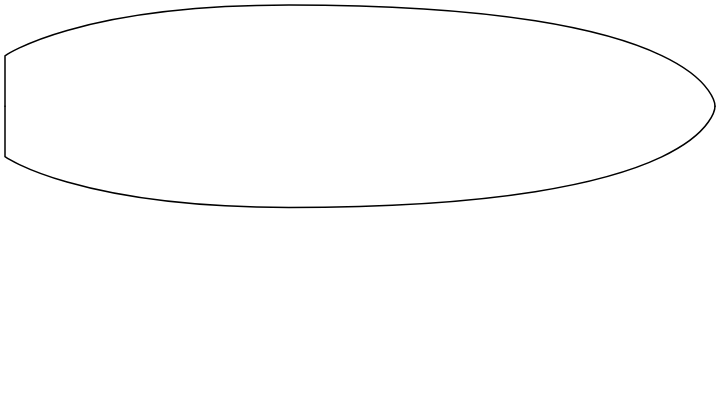
Frame 1 (no input)
Frame 60 (no input): identical to frame 1, image omitted
Frame 120 (the mouse pressed at the canvas centre since frame 60): identical to frame 1, image omitted

The p5.js sketch that drew this single still picture (run headless with seeded random() and noise() and a simulated clock; from frame 60 on, the mouse is pressed at the canvas centre):

// p5.js sketch
// ── sketch.js
canvasWidth = 720.0;
canvasHeight = 400.0;

length = 70.0; // 5'10"
thickness = 2.75;

scalar = (canvasWidth - 10) / length;


// controls
var widthSlider,
    tailWidthSlider;

function setup() {
  createCanvas(canvasWidth, canvasHeight);
  
  stroke(0);
  noFill();
  
  // Controls
  widthSlider = createSlider(0, 255, 127);
  tailWidthSlider = createSlider(0, 255, 127);
  
  board = new Surfboard(70, 2.75);
}

function draw() {
  background(255);
  translate(5, 5);
  scale(scalar);
  strokeWeight(1.5 / scalar);
  
  board.draw();
}

function Point(x, y) {
  this.x = x;
  this.y = y;
  
  this.draw = function() {
    vertex(this.x, this.y);
  };
}

function Vector(o, theta, r) {
  this.o      = o;
  this.theta  = theta;
  this.r      = r;
  this.v      = new Point(o.x + r * Math.cos(2 * Math.PI * theta),
                          o.y + r * Math.sin(2 * Math.PI * theta));
}

function BezierCurve(v1, v2) {
  this.v1 = v1;
  this.v2 = v2;
  
  this.draw = function() {
    bezierVertex(this.v1.v.x, this.v1.v.y, this.v2.v.x, this.v2.v.y, this.v2.o.x, this.v2.o.y);
  };
}

function Shape() {
  this.vectors = [];
  
  this.addVector = function(v) {
    this.vectors.push(v);
  };
  
  this.draw = function() {
    beginShape();
    this.vectors.forEach(function(v) {
      v.draw();
    })
    endShape();
  };
}

function Surfboard(len, thickness) {
  this.len                = len;
  this.thickness          = thickness;
  this.tailVolume         = 0.3;
  this.noseVolume         = 0.6;
  this.widePointDistance  = 0.4;
  
  this.width = function() {
    return widthSlider.value() / 255.0 * 20.0 + 10.0;
  };
  
  this.tailWidth = function() {
    return tailWidthSlider.value() / 255.0 * this.width();
  };
  
  this.tailPoint = function() {
    return new Point(0, this.width() / 2.0);
  };
  
  this.tailCornerPoint = function(isLeft) {
    var p;
    if (isLeft) {
      p = new Point(0, (this.width() - this.tailWidth()) / 2.0);
    } else {
      p = new Point(0, (this.width() + this.tailWidth()) / 2.0);
    }
    return p;
  };
  
  this.widePoint = function(isLeft) {
    var p;
    if (isLeft) {
      p = new Point(this.len * this.widePointDistance, 0);
    } else {
      p = new Point(this.len * this.widePointDistance, this.width());
    }
    return p;
  };
  this.widePointCurve = function(isLeft) {
    var p = this.widePoint(isLeft);
    var tp = this.tailCornerPoint(isLeft);
    var tv = new Vector(tp, 0, 0);
    var wpv = new Vector(p, 0.5, this.tailVolume * this.len);
    var c = new BezierCurve(tv, wpv);

    return c;
  };
  
  this.nosePoint = function() {
    return new Point(this.len, this.width() / 2.0);
  };
  this.noseCurve = function(isLeft) {
    var wp = this.widePoint(isLeft);
    var wpv = new Vector(wp, 0, this.noseVolume * this.len);
    var np = this.nosePoint();
    var npv = new Vector(np, 0, 0);
    var c = new BezierCurve(wpv, npv);
    
    return c;
  };
  
  this.draw = function(scale, offset) {
    var left = new Shape();
    left.addVector(this.tailPoint());
    left.addVector(this.tailCornerPoint(true));
    left.addVector(this.widePointCurve(true));
    left.addVector(this.noseCurve(true));
    left.draw();
    
    var right = new Shape();
    right.addVector(this.tailPoint());
    right.addVector(this.tailCornerPoint(false));
    right.addVector(this.widePointCurve(false));
    right.addVector(this.noseCurve(false));
    right.draw();
  };
}
